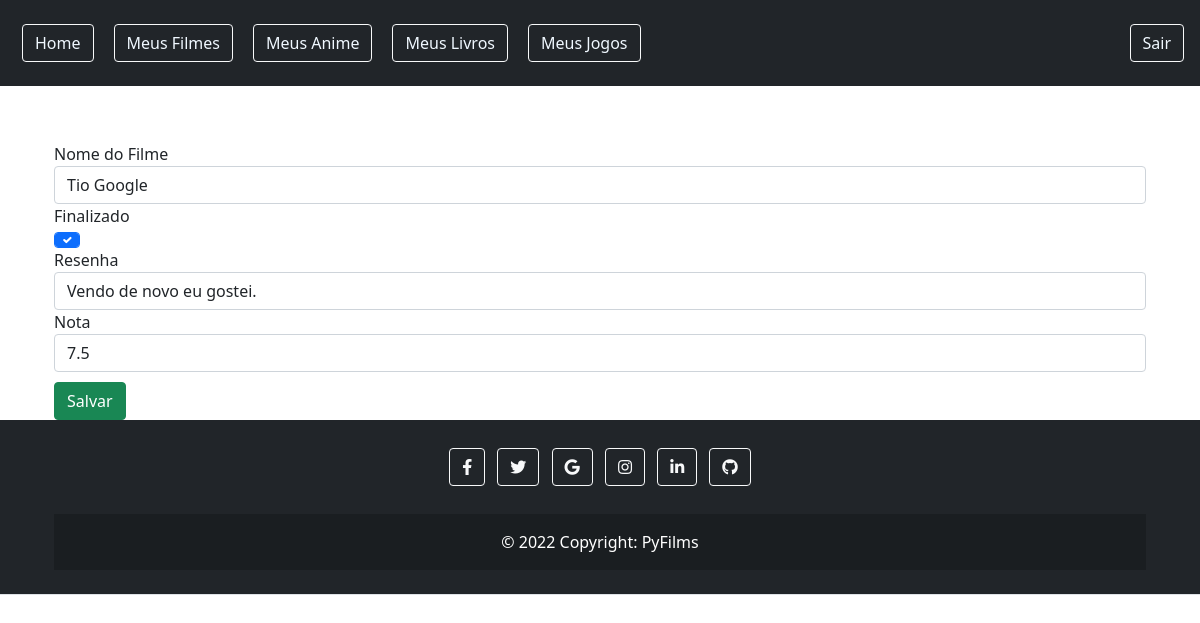
The app's page /novo_filme/3 (signed in) with its own data.
### gestao/models.py (models this page shows)
class Filmes(models.Model):
    filme = models.CharField(max_length=50)
    finalizado = models.BooleanField('Finalizado')
    resenha = models.CharField(max_length=255)
    nota = models.DecimalField(max_digits=3, decimal_places=1, default=0)

### gestao/views.py (the view)
# urls.py: path('novo_filme/<int:id_filme>', views.editar_filme, name='editar'),
@login_required
def editar_filme(request, id_filme):
    filme = Filmes.objects.get(pk=id_filme)
    if request.method == 'GET':
        filmes = FilmesForm(instance=filme)
        return render(request,'filmes/novo_filme.html',{'filmes': filmes})
    else:
        formulario = FilmesForm(request.POST, instance=filme)
        if formulario.is_valid():
            formulario.save()
            return redirect('listar_filmes')

### gestao/forms.py
class FilmesForm(ModelForm):
    class Meta:
        model = Filmes
        fields = '__all__'

### gestao/templates/filmes/novo_filme.html (shortened to what this page needs)
{% extends 'base.html' %}
{% block conteudo %}
{% load widget_tweaks %}
<div class="container-fluid">
    <form class="form-floating" action="" method="POST">
        <div class="form-row align-itens-center">
            <h1 style="text-align:center" class="text-white">Formulario de novo Filme</h1>
            <label class="text-dark">Nome do Filme</label>
            {% render_field filmes.filme class="form-control" placeholder="digite o nome do filme" %}
            <label class="text-dark">Finalizado</label>
            {% render_field filmes.finalizado class="form-control form-check-input" %}
            <label class="text-dark">Resenha</label>
            {% render_field filmes.resenha class="form-control pull-left" placeholder="Escreva o que achou do filme" %}
            <label class="text-dark">Nota</label>
            {% render_field filmes.nota class="form-control pull-left" placeholder="De uma nota ao filme" %}
        </div>
        <button style="margin-top: 10px;" class="btn btn-success" type="submit">Salvar</button>
    </form>
</div>
{% endblock %}

### records on screen
Filmes: filme "Tio Google", finalizado "☑", resenha "Vendo de novo eu gostei.", nota "7.5"
